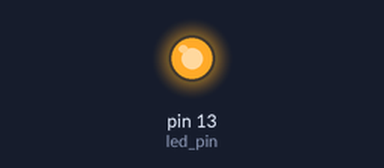
The sketch below on a simulated Arduino Uno, built with avr-gcc and run on an emulated ATmega328P. Shown: output pins drawn as LEDs (lit = HIGH).

Above: at 2.5 s.
At 7.5 s:
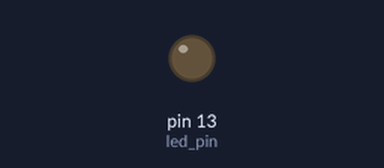
Timing chart, 0 to 13.0 s (numbered marks = the images above):
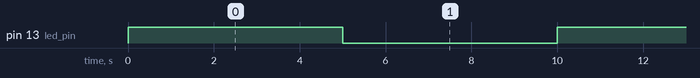

The sketch:

Part_1.ino
```cpp
int led_pin=13;

void setup() {
  // put your setup code here, to run once:
  pinMode(led_pin,OUTPUT);
}

void loop() {
  // put your main code here, to run repeatedly:
  digitalWrite(led_pin,HIGH);
  delay(5000);
  digitalWrite(led_pin,LOW);
  delay(5000);
}
```

Measured:
- by itself, pin 13 (led_pin): alternates HIGH for 5.0 s and LOW for 5.0 s
